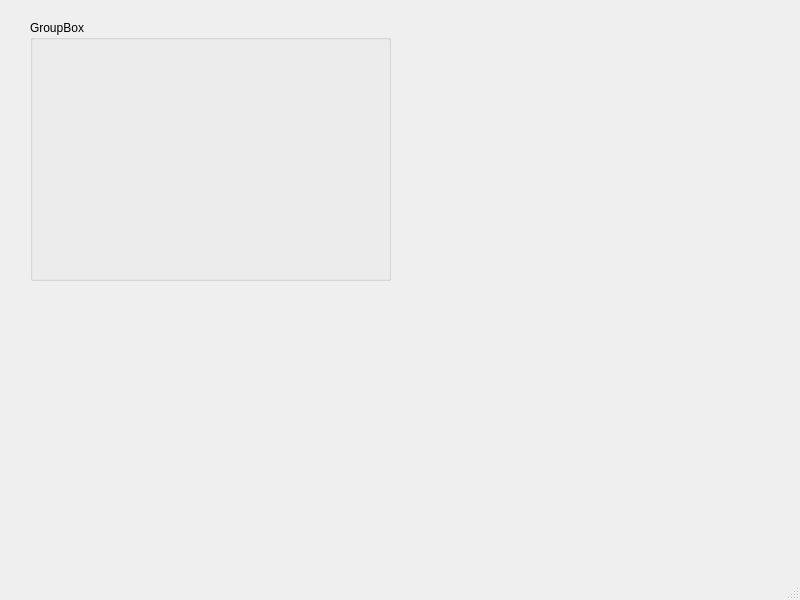
<?xml version="1.0" encoding="UTF-8"?>
<ui version="4.0">
 <class>MainWindow</class>
 <widget class="QMainWindow" name="MainWindow">
  <property name="geometry">
   <rect>
    <x>0</x>
    <y>0</y>
    <width>800</width>
    <height>600</height>
   </rect>
  </property>
  <property name="windowTitle">
   <string>MainWindow</string>
  </property>
  <widget class="QWidget" name="centralwidget">
   <widget class="QGroupBox" name="groupBox">
    <property name="geometry">
     <rect>
      <x>30</x>
      <y>20</y>
      <width>361</width>
      <height>261</height>
     </rect>
    </property>
    <property name="title">
     <string>GroupBox</string>
    </property>
   </widget>
  </widget>
  <widget class="QMenuBar" name="menubar">
   <property name="geometry">
    <rect>
     <x>0</x>
     <y>0</y>
     <width>800</width>
     <height>21</height>
    </rect>
   </property>
  </widget>
  <widget class="QStatusBar" name="statusbar"/>
 </widget>
 <resources/>
 <connections/>
</ui>
